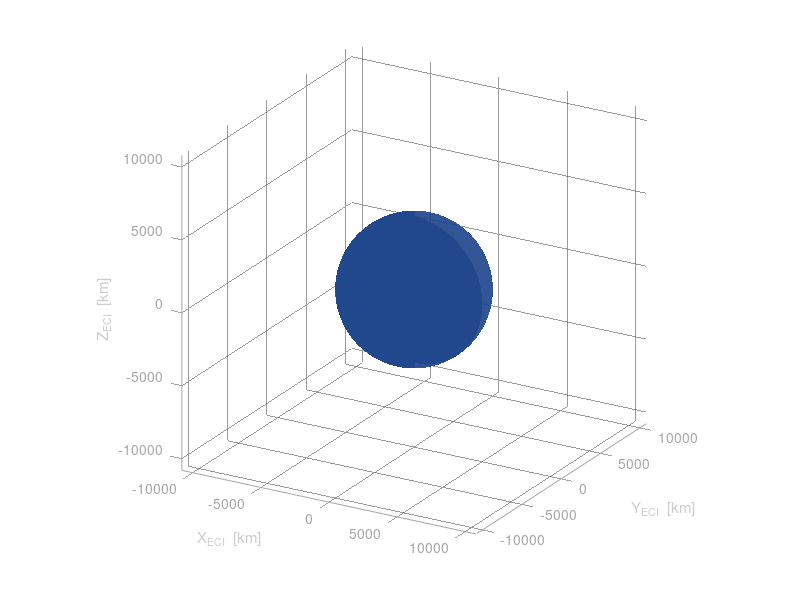

This chart was generated by the following MATLAB code: (Note: this script raises an error after producing the figure.)
%% Dawn-Dusk SSO RPO: Inspector at Delta-Inclination — ECI Animation
%
% Scenario:
%   Host:      circular dawn-dusk SSO (600 km, ~97 deg inclination)
%              RAAN = 90 deg so orbit normal points along +X_ECI (sun)
%              => sun perpendicular to orbital plane at equinox
%   Inspector: same RAAN, slightly different inclination (delta_inc_deg)
%              => out-of-plane NMC component; inspector swings toward/away
%                 from sun over each orbit
%              => near north pole: inspector tilts toward sun (exclusion)
%              => near south pole: inspector tilts away (clear or eclipse)
%
% With sun perpendicular to host orbit plane:
%   - Matched inclination inspector: LOS always 90 deg to sun => always clear
%   - Delta-inc inspector: periodic exclusion at one pole, clear at other
%
% ECI: X = vernal equinox (sun direction), Y = 90 deg east, Z = North pole

clear; clc; close all;

%% =========================================================================
%  USER PARAMETERS
% =========================================================================
alt_km             = 600;      % host circular altitude [km]
inclination_deg    = 97.0;     % host SSO inclination [deg]
delta_inc_deg      = 1.0;      % inspector inclination offset [deg]
                               % positive = inspector inclined more toward sun side
                               % try: 0.5, 1, 2, 5 deg for varying effect
RAAN_deg           = 90;       % dawn-dusk: orbit normal along +X_ECI (sun)
                               % do not change unless exploring other geometries
exclusion_half_deg = 60;       % optical exclusion cone half-angle [deg]
N_frames           = 240;      % frames per orbit
N_orbits           = 1;        % orbits to animate
pause_time         = 0.02;     % seconds between frames
ECI_exaggerate     = 12;       % relative motion scale for visibility
                               % (out-of-plane NMC is larger than in-plane
                               %  for small delta_inc, so less exaggeration needed)
save_gif           = true;    % set true to save gif (requires gif toolbox)
gif_filename       = 'DawnDusk_SSO_RPO.gif';
gif_fps            = 50;

%% =========================================================================
%  DERIVED PARAMETERS
% =========================================================================
R_earth      = 6371;
mu           = 398600.4418;
R_orbit      = R_earth + alt_km;
omega        = sqrt(mu / R_orbit^3);
T_orbit      = 2*pi / omega;

N_total = N_frames * N_orbits;
t_vec   = linspace(0, N_orbits * T_orbit, N_total);
t_min   = t_vec / 60;

rho_earth_deg      = asind(R_earth / R_orbit);
cos_eclipse_thresh = -sind(rho_earth_deg);
cos_excl           = cosd(exclusion_half_deg);

inc_host = deg2rad(inclination_deg);
inc_insp = deg2rad(inclination_deg + delta_inc_deg);   % inspector inclination
RAAN     = deg2rad(RAAN_deg);

% -------------------------------------------------------------------------
%  DAWN-DUSK RAAN VERIFICATION
%  N_hat = [sin(RAAN)*sin(i), -cos(RAAN)*sin(i), cos(i)]
%  For RAAN=90: N_hat = [sin(i), 0, cos(i)]
%  dot(N_hat, sun_ECI=[1,0,0]) = sin(i) ~ sin(97deg) ~ 0.993
%  => sun nearly along orbit normal. Not exactly 90 deg in-plane
%  because 97 deg inclination slightly offsets it, but close enough
%  for the dawn-dusk approximation.
% -------------------------------------------------------------------------
sun_ECI = [1; 0; 0];

N_hat_check = [sin(RAAN)*sin(inc_host); -cos(RAAN)*sin(inc_host); cos(inc_host)];
sun_dot_N   = dot(N_hat_check, sun_ECI);
sun_elev_from_plane = asind(sun_dot_N);   % elevation above orbital plane [deg]

fprintf('--- Dawn-Dusk SSO Parameters ---\n');
fprintf('  Altitude:            %d km\n',    alt_km);
fprintf('  Host inclination:    %.1f deg\n', inclination_deg);
fprintf('  Inspector delta-inc: %.2f deg\n', delta_inc_deg);
fprintf('  RAAN:                %.1f deg\n', RAAN_deg);
fprintf('  Period:              %.1f min\n', T_orbit/60);
fprintf('  Sun elev above plane: %.1f deg (90=perpendicular=ideal dawn-dusk)\n', ...
        sun_elev_from_plane);
fprintf('  Excl half-angle:     %.1f deg\n', exclusion_half_deg);

%% =========================================================================
%  PRECOMPUTE ORBITS
%
%  Host: circular, inc_host, RAAN
%  Inspector: circular, inc_insp, same RAAN, same SMA
%             => purely out-of-plane relative motion from delta_inc
%
%  CW relative motion for delta-inclination (no eccentricity difference):
%    R(t) = 0                                    [no radial offset]
%    T(t) = 0                                    [no along-track offset at t=0]
%    N(t) = R_orbit * delta_inc * sin(omega*t)   [out-of-plane oscillation]
%
%  This is the linearized result for a pure inclination difference with
%  nodes aligned. The inspector crosses the host's plane at t=0 (equator
%  crossing at ascending node) and reaches max N displacement at t=T/4.
%
%  NOTE: In practice a delta-inc also causes a small T drift unless
%  corrected, but for short arcs and small delta_inc this is negligible.
% =========================================================================
delta_inc    = deg2rad(delta_inc_deg);
A_N          = R_orbit * delta_inc;          % out-of-plane amplitude [km]
A_N_display  = A_N * ECI_exaggerate;        % exaggerated for ECI plot

fprintf('  Out-of-plane amplitude: %.2f km (true), %.0f km (displayed x%d)\n', ...
        A_N, A_N_display, ECI_exaggerate);

% Preallocate
host_ECI   = zeros(3, N_total);
insp_ECI   = zeros(3, N_total);
sun_R_unit = zeros(1, N_total);
sun_T_unit = zeros(1, N_total);
sun_N_unit = zeros(1, N_total);
nmc_R_rel  = zeros(1, N_total);
nmc_T_rel  = zeros(1, N_total);
nmc_N_rel  = zeros(1, N_total);

for k = 1:N_total
    u = omega * t_vec(k);   % host argument of latitude

    %% Host RTN basis in ECI
    R_hat = [ cos(RAAN)*cos(u) - sin(RAAN)*sin(u)*cos(inc_host);
              sin(RAAN)*cos(u) + cos(RAAN)*sin(u)*cos(inc_host);
              sin(u)*sin(inc_host) ];
    N_hat = [  sin(RAAN)*sin(inc_host);
              -cos(RAAN)*sin(inc_host);
               cos(inc_host) ];
    T_hat = cross(N_hat, R_hat);

    %% Sun in host RTN
    M = [R_hat'; T_hat'; N_hat'];
    s = M * sun_ECI;
    sun_R_unit(k) = s(1);
    sun_T_unit(k) = s(2);
    sun_N_unit(k) = s(3);

    %% Host ECI position
    host_ECI(:,k) = R_orbit * R_hat;

    %% Inspector relative position in host RTN
    %  Pure delta-inc: N oscillation only (linearized)
    nmc_R_rel(k) = 0;
    nmc_T_rel(k) = 0;
    nmc_N_rel(k) = A_N * sin(u);   % peaks at u=90 (north pole), trough at u=270 (south)

    %% Inspector absolute ECI (exaggerated N offset)
    rel_RTN       = [nmc_R_rel(k); nmc_T_rel(k); nmc_N_rel(k)];
    RTN2ECI       = [R_hat, T_hat, N_hat];
    insp_ECI(:,k) = host_ECI(:,k) + RTN2ECI * rel_RTN * ECI_exaggerate;
end

%% =========================================================================
%  ECLIPSE AND EXCLUSION FLAGS
%  Exclusion: angle between host->inspector LOS and sun < exclusion_half_deg
%  For dawn-dusk, sun is along N_hat. Inspector is offset in N.
%  => LOS is along N_hat direction => nearly aligned with sun near poles
%     => exclusion near north pole (inspector on sun side)
%     => clear or eclipse near south pole
% =========================================================================
in_eclipse   = false(1, N_total);
in_exclusion = false(1, N_total);

for k = 1:N_total
    in_eclipse(k) = (sun_R_unit(k) < cos_eclipse_thresh);

    if ~in_eclipse(k)
        pos_k = [nmc_R_rel(k); nmc_T_rel(k); nmc_N_rel(k)];
        nm    = norm(pos_k);
        if nm > 1e-6
            pn = pos_k / nm;
            sn = [sun_R_unit(k); sun_T_unit(k); sun_N_unit(k)];
            in_exclusion(k) = (dot(pn,sn) >= cos_excl);
        end
    end
end

ecl_pct  = 100*sum(in_eclipse)/N_total;
excl_pct = 100*sum(in_exclusion)/N_total;
fprintf('  Eclipse fraction:   %.1f%%\n', ecl_pct);
fprintf('  Exclusion fraction: %.1f%%\n', excl_pct);
fprintf('  Clear fraction:     %.1f%%\n', 100-ecl_pct-excl_pct);

%% =========================================================================
%  VISUAL EARTH RADIUS
%  Inspector is displaced in N (out of plane). Max displacement from Earth
%  center = sqrt(R_orbit^2 + A_N_display^2). Min along-track distance from
%  Earth center = R_orbit (when N=0). Scale Earth to clear both.
% =========================================================================
R_insp_min  = R_orbit - A_N_display * 0.5;   % conservative min clearance
R_earth_vis = min(R_earth, 0.72 * R_orbit);  % never bigger than true, stays clear

fprintf('  Visual Earth radius: %.0f km\n', R_earth_vis);

%% =========================================================================
%  FIGURE — ECI FRAME
% =========================================================================
fig = figure('Name','Dawn-Dusk SSO RPO — Delta-Inclination Inspector, ECI Frame', ...
             'Color',[0.06 0.06 0.10], 'Position',[100 80 600 450]);

ax = axes('Parent',fig, ...
          'Color',    [0.06 0.06 0.10], ...
          'XColor',   [0.65 0.65 0.65], ...
          'YColor',   [0.65 0.65 0.65], ...
          'ZColor',   [0.65 0.65 0.65], ...
          'GridColor',[0.22 0.22 0.22], ...
          'GridAlpha',0.5);
hold(ax,'on'); grid(ax,'on'); axis(ax,'equal');

lim = R_orbit * 1.55;
xlim(ax,[-lim lim]); ylim(ax,[-lim lim]); zlim(ax,[-lim lim]);
xlabel(ax,'X_{ECI}  [km]','Color',[0.80 0.80 0.80],'FontSize',11);
ylabel(ax,'Y_{ECI}  [km]','Color',[0.80 0.80 0.80],'FontSize',11);
zlabel(ax,'Z_{ECI}  [km]','Color',[0.80 0.80 0.80],'FontSize',11);
% title(ax, {'Dawn-Dusk SSO RPO — \DeltaInclination Inspector, ECI Frame', ...
%            sprintf('%d km, %.0f° Incl, RAAN=%.0f°  |  \\Deltai = %.2f°  |  Offset ×%d  |  Equinox', ...
%            alt_km, inclination_deg, RAAN_deg, delta_inc_deg, ECI_exaggerate), ...
%            'Blue = Clear  |  Red = Solar Exclusion  |  Dark Blue = Eclipse'}, ...
%       'Color',[1.0 1.0 0.65],'FontSize',11);
view(ax, 30, 22);   % lower elevation to better show out-of-plane motion

%% -------------------------------------------------------------------------
%  STATIC ELEMENTS
%% -------------------------------------------------------------------------

% Earth sphere
[xe,ye,ze] = sphere(60);
surf(ax, R_earth_vis*xe, R_earth_vis*ye, R_earth_vis*ze, ...
    'FaceColor',[0.12 0.28 0.55],'EdgeColor','none','FaceAlpha',0.92);

% Equatorial ring
th_eq = linspace(0,2*pi,200);
plot3(ax, R_earth_vis*cos(th_eq), R_earth_vis*sin(th_eq), zeros(1,200), ...
    'Color',[0.40 0.55 0.80 0.5],'LineWidth',1.0);

% North/South pole markers
plot3(ax,0,0, R_earth_vis,'w.','MarkerSize',8);
plot3(ax,0,0,-R_earth_vis,'w.','MarkerSize',8);
text(ax,0,0, R_earth_vis+lim*0.05,'N','Color',[0.7 0.7 0.7],'FontSize',9, ...
    'HorizontalAlignment','center');
text(ax,0,0,-R_earth_vis-lim*0.07,'S','Color',[0.7 0.7 0.7],'FontSize',9, ...
    'HorizontalAlignment','center');

% Full host orbit trace (faint)
plot3(ax, host_ECI(1,:), host_ECI(2,:), host_ECI(3,:), '--', ...
    'Color',[0.45 0.65 0.90 0.18],'LineWidth',0.8);

% Full inspector orbit trace (faint)
plot3(ax, insp_ECI(1,:), insp_ECI(2,:), insp_ECI(3,:), '--', ...
    'Color',[0.85 0.55 0.20 0.15],'LineWidth',0.8);

% Sun arrow — along +X_ECI, perpendicular to dawn-dusk orbit plane
sun_len = lim * 0.88;
quiver3(ax,0,0,0, sun_len,0,0, 0, ...
    'Color',[1.0 0.85 0.0],'LineWidth',2.8,'MaxHeadSize',0.25);
text(ax, sun_len*1.03, 0, lim*0.04,'SUN', ...
    'Color',[1.0 0.85 0.0],'FontSize',12,'FontWeight','bold');

% Dawn/dusk labels — sun perpendicular to orbit, so ±Y is dawn/dusk
text(ax, 0,  lim*0.88, 0,'DUSK','Color',[0.65 0.50 0.80],'FontSize',9, ...
    'FontWeight','bold','HorizontalAlignment','center');
text(ax, 0, -lim*0.88, 0,'DAWN','Color',[0.65 0.50 0.80],'FontSize',9, ...
    'FontWeight','bold','HorizontalAlignment','center');

% Note: for dawn-dusk orbit, ascending node is at +Y (RAAN=90)
% Sun is along +X (into the page from orbit perspective)
% orbit goes over north pole (+Z) and south pole (-Z)

% ECI axis triad
al = R_earth_vis * 0.50;
o  = [-lim*0.82, -lim*0.82, -lim*0.82];
quiver3(ax,o(1),o(2),o(3), al,0,0, 0,'r','LineWidth',1.5,'MaxHeadSize',1.2);
quiver3(ax,o(1),o(2),o(3), 0,al,0, 0,'g','LineWidth',1.5,'MaxHeadSize',1.2);
quiver3(ax,o(1),o(2),o(3), 0,0,al, 0,'b','LineWidth',1.5,'MaxHeadSize',1.2);
text(ax,o(1)+al*1.3,o(2),      o(3),      'X','Color','red',  'FontSize',9,'FontWeight','bold');
text(ax,o(1),      o(2)+al*1.3,o(3),      'Y','Color','green','FontSize',9,'FontWeight','bold');
text(ax,o(1),      o(2),      o(3)+al*1.3,'Z','Color','cyan', 'FontSize',9,'FontWeight','bold');

%% -------------------------------------------------------------------------
%  DYNAMIC HANDLES
%% -------------------------------------------------------------------------
h_host   = plot3(ax, host_ECI(1,1), host_ECI(2,1), host_ECI(3,1), 'w^', ...
    'MarkerSize',11,'MarkerFaceColor','white','MarkerEdgeColor','white');
h_insp   = plot3(ax, insp_ECI(1,1), insp_ECI(2,1), insp_ECI(3,1), 'o', ...
    'MarkerSize',9,'MarkerFaceColor',[0.3 0.7 1.0],'MarkerEdgeColor','white');
h_los    = plot3(ax, [host_ECI(1,1) insp_ECI(1,1)], ...
                     [host_ECI(2,1) insp_ECI(2,1)], ...
                     [host_ECI(3,1) insp_ECI(3,1)], ...
    'Color',[0.3 0.7 1.0],'LineWidth',1.6);

N_trail  = 80;
h_htrail = plot3(ax, host_ECI(1,1), host_ECI(2,1), host_ECI(3,1), ...
    'Color',[0.60 0.78 1.00 0.45],'LineWidth',1.3);
h_itrail = plot3(ax, insp_ECI(1,1), insp_ECI(2,1), insp_ECI(3,1), ...
    'Color',[1.00 0.62 0.25 0.45],'LineWidth',1.3);

h_status = text(ax,-lim*0.95, lim*0.72, lim*0.92,'', ...
    'FontSize',13,'FontWeight','bold');
h_time   = text(ax,-lim*0.95, lim*0.72, lim*0.80,'', ...
    'Color',[0.85 0.85 0.85],'FontSize',10);
h_orbit  = text(ax,-lim*0.95, lim*0.72, lim*0.70,'', ...
    'Color',[0.80 0.80 0.50],'FontSize',10);
h_Ndisp  = text(ax,-lim*0.95, lim*0.72, lim*0.60,'', ...
    'Color',[0.70 0.70 0.70],'FontSize',9);

%% =========================================================================
%  ANIMATION LOOP
% =========================================================================
for k = 1:N_total

    eclipsed = in_eclipse(k);
    excluded = in_exclusion(k);

    if eclipsed
        c_insp     = [0.15 0.20 0.55];
        c_los      = [0.20 0.25 0.60];
        status_str = '🌑  ECLIPSE — No Optical';
        status_col = [0.40 0.45 0.90];
    elseif excluded
        c_insp     = [1.00 0.25 0.20];
        c_los      = [1.00 0.25 0.20];
        status_str = '⚠  SOLAR EXCLUSION';
        status_col = [1.00 0.35 0.30];
    else
        c_insp     = [0.30 0.70 1.00];
        c_los      = [0.30 0.70 1.00];
        status_str = '✓  LOS Clear';
        status_col = [0.35 1.00 0.50];
    end

    set(h_host,'XData',host_ECI(1,k),'YData',host_ECI(2,k),'ZData',host_ECI(3,k));
    set(h_insp,'XData',insp_ECI(1,k),'YData',insp_ECI(2,k),'ZData',insp_ECI(3,k), ...
               'MarkerFaceColor',c_insp);
    set(h_los, 'XData',[host_ECI(1,k) insp_ECI(1,k)], ...
               'YData',[host_ECI(2,k) insp_ECI(2,k)], ...
               'ZData',[host_ECI(3,k) insp_ECI(3,k)],'Color',c_los);

    k0 = max(1,k-N_trail);
    set(h_htrail,'XData',host_ECI(1,k0:k),'YData',host_ECI(2,k0:k),'ZData',host_ECI(3,k0:k));
    set(h_itrail,'XData',insp_ECI(1,k0:k),'YData',insp_ECI(2,k0:k),'ZData',insp_ECI(3,k0:k));

    set(h_status,'String',status_str,'Color',status_col);

    elapsed_min = t_min(k);
    orb_num     = floor(elapsed_min/(T_orbit/60))+1;
    orb_phase   = mod(elapsed_min, T_orbit/60);
    set(h_time, 'String',sprintf('T = %.1f min  (phase %.1f / %.1f min)', ...
                 elapsed_min, orb_phase, T_orbit/60));
    set(h_orbit,'String',sprintf('Orbit %d / %d', orb_num, N_orbits));
    set(h_Ndisp,'String',sprintf('N offset: %.1f km (true)  |  Δi = %.2f°', ...
                 nmc_N_rel(k), delta_inc_deg));

    drawnow;
    pause(pause_time);

    % GIF export (requires gif toolbox)
    if save_gif
        if k == 1
            pause();
            gif(gif_filename,'DelayTime',1/gif_fps);
        else
            gif;
        end
    end
end

hold(ax,'off');
